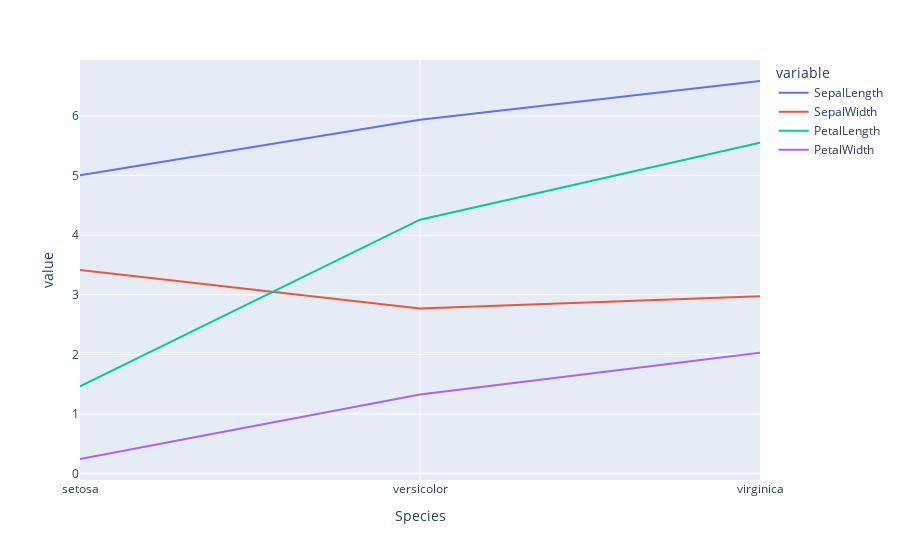

Source (notebook cell):
### Markdown cell above
## Line plots

Line plots are virtually identical to bar plots in usage because they:

- Require the x to be discrete values
- Require the y to be a single number per x
- Are best for showing summary values like averages

However, line plots, unlike bar plots, have the advantage that you can show multiple **sets** of lines at once.
In a bar plot, these would be overlapping, and potentially difficult to see.

To make a line plot with multiple sets of lines:

- Get a `with px do line using` block
- Inside that block put a `create list with` block, and inside that block put
    - `with groups do mean using`

### Code cell
px.line(groups.mean())

#<xml xmlns="https://developers.google.com/blockly/xml"><variables><variable id="+yh,Zg{hON]zy6D~.rH#">px</variable><variable id="kvljy3ud{{GyqoMiju^J">groups</variable></variables><block type="varDoMethod" id="7PkTI5@+A6#C}J7CTmyF" x="0" y="0"><mutation items="1"></mutation><field name="VAR" id="+yh,Zg{hON]zy6D~.rH#">px</field><field name="MEMBER">line</field><data>px:line</data><value name="ADD0"><block type="varDoMethod" id="R3|FzE(GwG5m+ous1Az5"><mutation items="1"></mutation><field name="VAR" id="kvljy3ud{{GyqoMiju^J">groups</field><field name="MEMBER">mean</field><data>groups:mean</data></block></value></block></xml>

### Figure 1 — Plotly figure (JSON) as saved in the notebook; plotly's stock layout.template omitted (floating-point values rounded to 4 significant figures)
{"data": [{"hovertemplate": "variable=SepalLength<br>Species=%{x}<br>value=%{y}<extra></extra>", "legendgroup": "SepalLength", "line": {"color": "#636efa", "dash": "solid"}, "marker": {"symbol": "circle"}, "mode": "lines", "name": "SepalLength", "orientation": "v", "showlegend": true, "type": "scatter", "x": ["setosa", "versicolor", "virginica"], "xaxis": "x", "y": [5.006, 5.936, 6.588], "yaxis": "y"}, {"hovertemplate": "variable=SepalWidth<br>Species=%{x}<br>value=%{y}<extra></extra>", "legendgroup": "SepalWidth", "line": {"color": "#EF553B", "dash": "solid"}, "marker": {"symbol": "circle"}, "mode": "lines", "name": "SepalWidth", "orientation": "v", "showlegend": true, "type": "scatter", "x": ["setosa", "versicolor", "virginica"], "xaxis": "x", "y": [3.418, 2.77, 2.974], "yaxis": "y"}, {"hovertemplate": "variable=PetalLength<br>Species=%{x}<br>value=%{y}<extra></extra>", "legendgroup": "PetalLength", "line": {"color": "#00cc96", "dash": "solid"}, "marker": {"symbol": "circle"}, "mode": "lines", "name": "PetalLength", "orientation": "v", "showlegend": true, "type": "scatter", "x": ["setosa", "versicolor", "virginica"], "xaxis": "x", "y": [1.464, 4.26, 5.552], "yaxis": "y"}, {"hovertemplate": "variable=PetalWidth<br>Species=%{x}<br>value=%{y}<extra></extra>", "legendgroup": "PetalWidth", "line": {"color": "#ab63fa", "dash": "solid"}, "marker": {"symbol": "circle"}, "mode": "lines", "name": "PetalWidth", "orientation": "v", "showlegend": true, "type": "scatter", "x": ["setosa", "versicolor", "virginica"], "xaxis": "x", "y": [0.244, 1.326, 2.026], "yaxis": "y"}], "layout": {"legend": {"title": {"text": "variable"}, "tracegroupgap": 0}, "margin": {"t": 60}, "xaxis": {"anchor": "y", "domain": [0, 1], "title": {"text": "Species"}}, "yaxis": {"anchor": "x", "domain": [0, 1], "title": {"text": "value"}}}}
